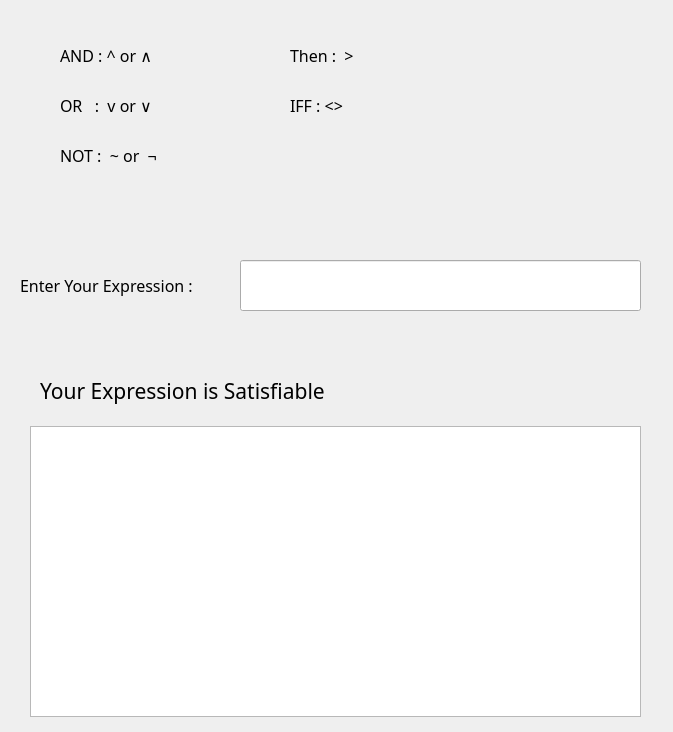
<?xml version="1.0" encoding="UTF-8"?>
<ui version="4.0">
 <class>MainWindow</class>
 <widget class="QMainWindow" name="MainWindow">
  <property name="geometry">
   <rect>
    <x>0</x>
    <y>0</y>
    <width>673</width>
    <height>732</height>
   </rect>
  </property>
  <property name="windowTitle">
   <string>MainWindow</string>
  </property>
  <widget class="QWidget" name="centralwidget">
   <widget class="QLabel" name="label">
    <property name="geometry">
     <rect>
      <x>20</x>
      <y>270</y>
      <width>261</width>
      <height>31</height>
     </rect>
    </property>
    <property name="font">
     <font>
      <family>Nazanin</family>
      <pointsize>12</pointsize>
     </font>
    </property>
    <property name="text">
     <string>Enter Your Expression : </string>
    </property>
   </widget>
   <widget class="QLineEdit" name="lineEdit">
    <property name="geometry">
     <rect>
      <x>240</x>
      <y>260</y>
      <width>401</width>
      <height>51</height>
     </rect>
    </property>
    <property name="font">
     <font>
      <pointsize>9</pointsize>
     </font>
    </property>
   </widget>
   <widget class="QLabel" name="label_2">
    <property name="geometry">
     <rect>
      <x>60</x>
      <y>40</y>
      <width>161</width>
      <height>31</height>
     </rect>
    </property>
    <property name="font">
     <font>
      <family>Segoe UI Semibold</family>
      <pointsize>12</pointsize>
     </font>
    </property>
    <property name="text">
     <string>AND : ^ or ∧</string>
    </property>
   </widget>
   <widget class="QLabel" name="label_3">
    <property name="geometry">
     <rect>
      <x>60</x>
      <y>90</y>
      <width>161</width>
      <height>31</height>
     </rect>
    </property>
    <property name="font">
     <font>
      <family>Segoe UI Semibold</family>
      <pointsize>12</pointsize>
     </font>
    </property>
    <property name="text">
     <string>OR   :  v or ∨</string>
    </property>
   </widget>
   <widget class="QLabel" name="label_4">
    <property name="geometry">
     <rect>
      <x>60</x>
      <y>140</y>
      <width>161</width>
      <height>31</height>
     </rect>
    </property>
    <property name="font">
     <font>
      <family>Segoe UI Semibold</family>
      <pointsize>12</pointsize>
     </font>
    </property>
    <property name="text">
     <string>NOT :  ~ or  ¬</string>
    </property>
   </widget>
   <widget class="QLabel" name="label_5">
    <property name="geometry">
     <rect>
      <x>290</x>
      <y>40</y>
      <width>161</width>
      <height>31</height>
     </rect>
    </property>
    <property name="font">
     <font>
      <family>Segoe UI Semibold</family>
      <pointsize>12</pointsize>
     </font>
    </property>
    <property name="text">
     <string>Then :  &gt;</string>
    </property>
   </widget>
   <widget class="QLabel" name="label_6">
    <property name="geometry">
     <rect>
      <x>290</x>
      <y>90</y>
      <width>161</width>
      <height>31</height>
     </rect>
    </property>
    <property name="font">
     <font>
      <family>Segoe UI Semibold</family>
      <pointsize>12</pointsize>
     </font>
    </property>
    <property name="text">
     <string>IFF  :  &lt;&gt;</string>
    </property>
   </widget>
   <widget class="QTextEdit" name="textEdit">
    <property name="geometry">
     <rect>
      <x>30</x>
      <y>426</y>
      <width>611</width>
      <height>291</height>
     </rect>
    </property>
    <property name="font">
     <font>
      <pointsize>10</pointsize>
     </font>
    </property>
    <property name="undoRedoEnabled">
     <bool>false</bool>
    </property>
    <property name="readOnly">
     <bool>true</bool>
    </property>
   </widget>
   <widget class="QLabel" name="label_7">
    <property name="geometry">
     <rect>
      <x>40</x>
      <y>370</y>
      <width>421</width>
      <height>41</height>
     </rect>
    </property>
    <property name="font">
     <font>
      <family>Nazanin</family>
      <pointsize>16</pointsize>
     </font>
    </property>
    <property name="text">
     <string>Your Expression is Satisfiable  </string>
    </property>
   </widget>
  </widget>
 </widget>
 <resources/>
 <connections/>
</ui>
